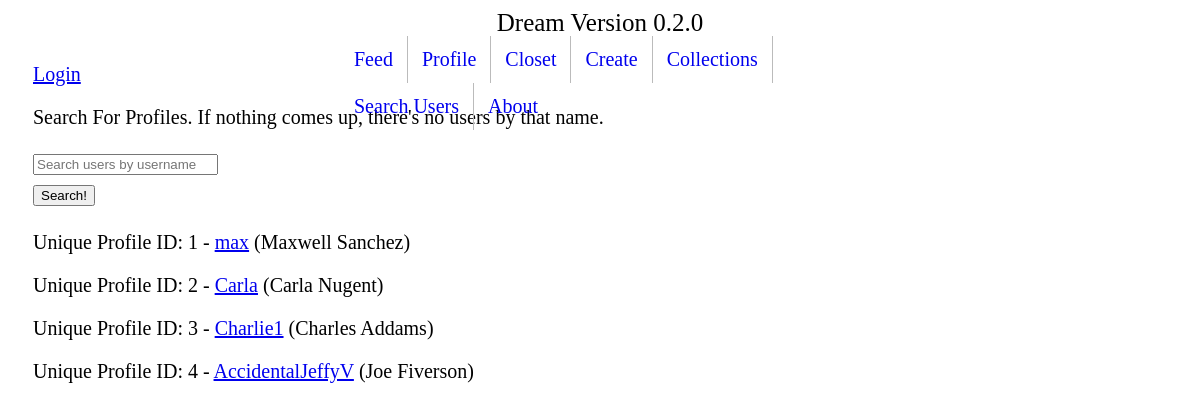
Page /userprofiles/ on the earlier database version.
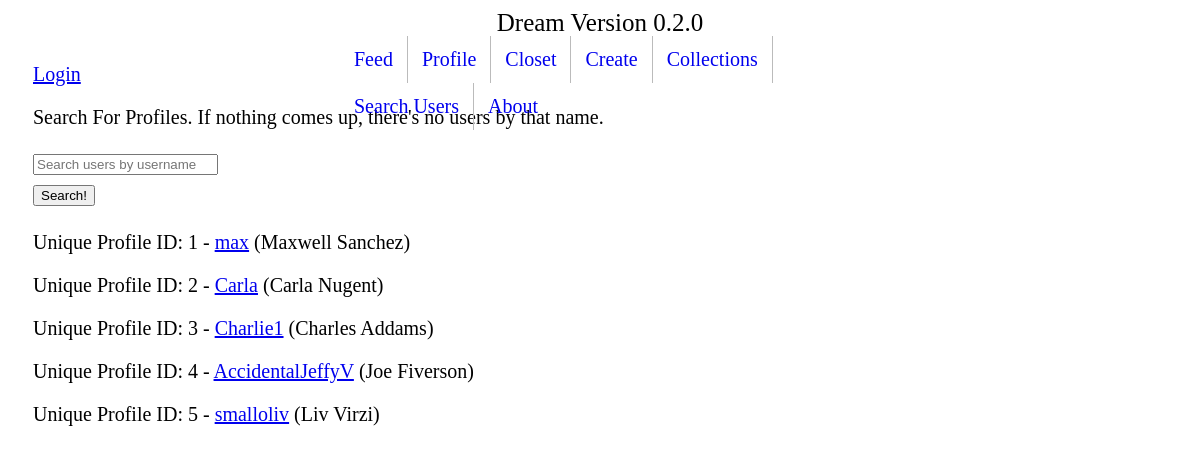
Same page on the later database version.
### userprofiles/models.py (models this page shows, shortened)
class DreamUser(models.Model):
    user = models.OneToOneField(User, on_delete=models.CASCADE)
    follows = models.ManyToManyField('DreamUser', related_name='user_followed_by', blank=True)
    image = models.ImageField(upload_to='profile-image', blank=True)
    def get_absolute_url(self):
        return reverse('userprofiles:profile', kwargs={"pk": self.pk})

### userprofiles/views.py (the view)
# urls.py: path('', AllProfilesView.as_view(), name='all-profiles'),  # just for debugging, only for staff
class AllProfilesView(ListView, LoginRequiredMixin):
    template_name = 'userprofiles/all_profiles.html'
    def get_queryset(self):
        return_queryset = DreamUser.objects.all()  # eventually change this since there will be too many
        try:
            query = self.request.GET["q"]
        except KeyError:
            return return_queryset
        if query:
            return_queryset = return_queryset.filter(user__username__icontains=query)
        return return_queryset

### userprofiles/templates/userprofiles/all_profiles.html
{% extends 'base.html' %}
{% block content %}
<p>Search For Profiles. If nothing comes up, there's no users by that name.</p>
<form method='GET' action=''>
    <input type="text" name="q" placeholder="Search users by username"/>
    <br/>
    <input type="submit" value="Search!"/>
</form>
{% for instance in object_list %}
<p> Unique Profile ID: {{ instance.id }} - <a href='{{ instance.get_absolute_url }}'>{{ instance.user.username }}</a> ({{ instance.user.first_name }} {{ instance.user.last_name }})</p>
{% endfor %}
{% endblock %}

Differences in the rows shown:
added DreamUser: id "5", user.username "smalloliv", user.first_name "Liv", user.last_name "Virzi"
